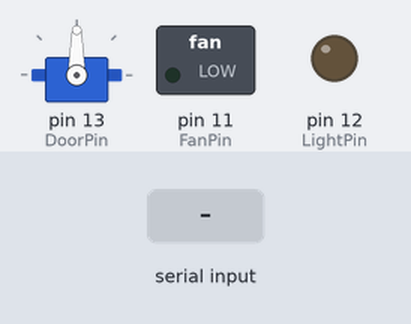
The sketch below on a simulated Arduino Uno, built with avr-gcc and run on an emulated ATmega328P. Shown: servo, switched loads named in the sketch (green lamp = pin HIGH), output pins drawn as LEDs (lit = HIGH). The test bench sets the inputs (shaded band).

Above: at 1.2 s.
1.3 s: "0" received over the second serial link
At 2.3 s:
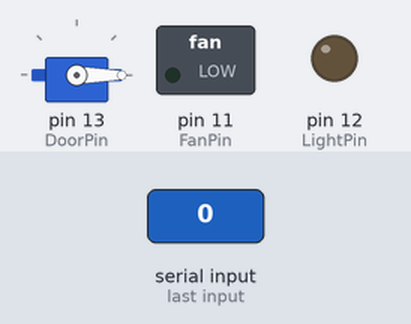
2.8 s: "2" received over the second serial link
At 3.5 s:
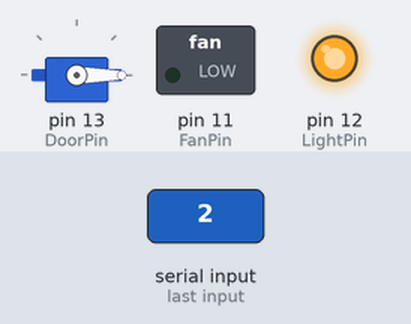
4.3 s: "1" received over the second serial link
At 4.6 s:
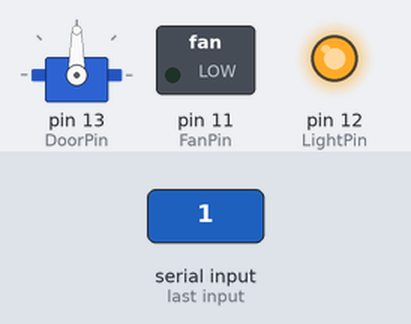
5.8 s: "4" received over the second serial link
At 7.0 s:
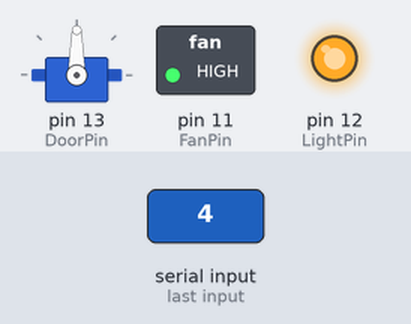
7.3 s: "3" received over the second serial link
At 8.1 s:
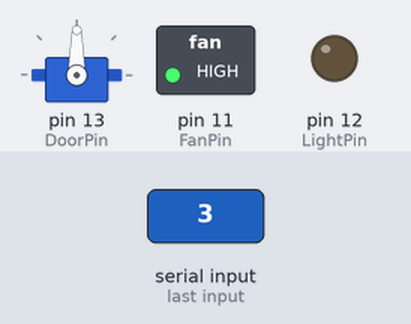
8.8 s: "5" received over the second serial link
At 9.3 s:
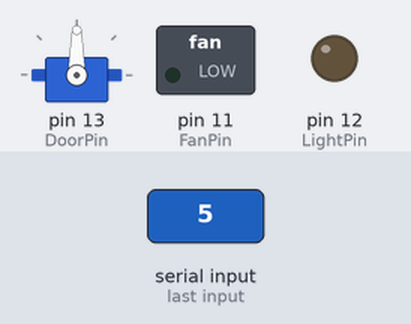
Timing chart, 0 to 11.3 s (numbered marks = the images above; inputs shaded):
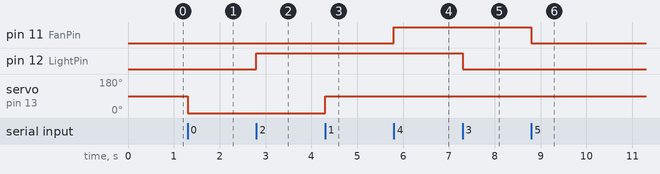

Measured:
- after the input at 1.3 s, servo on pin 13 (DoorPin): 90° → 0° at once
- after the input at 2.8 s, pin 12 (LightPin): LOW → HIGH at once
- after the input at 4.3 s, servo on pin 13 (DoorPin): 0° → 90° at once
- after the input at 5.8 s, pin 11 (FanPin): LOW → HIGH at once
- after the input at 7.3 s, pin 12 (LightPin): HIGH → LOW at once
- after the input at 8.8 s, pin 11 (FanPin): HIGH → LOW at once

The sketch:

Room.ino
```cpp
#include <SoftwareSerial.h>
#include <Servo.h>

Servo myservo;
int pos = 0;
int DoorPin = 13;
int LightPin = 12;
int FanPin = 11;

SoftwareSerial BL(0,1);

void setup() {
  // put your setup code here, to run once:
  pinMode(DoorPin, OUTPUT);
  pinMode(LightPin, OUTPUT);
  pinMode(FanPin, OUTPUT);
  BL.begin(9600);
  myservo.attach(13);
}

void loop() {
  // put your main code here, to run repeatedly:
  if (BL.available()) {
  int Received = BL.read();
  if (Received == '0')
  {
    pos = 0;
    myservo.write(pos);
    delay(100);
  }
    //digitalWrite(DoorPin, HIGH);
  else if (Received == '1')
  {
     pos = 90;
    myservo.write(pos);
    delay(100);
  }
    //digitalWrite(DoorPin, LOW);

  if (Received == '2')
    digitalWrite(LightPin, HIGH);
  else if (Received == '3')
    digitalWrite(LightPin, LOW);

  if (Received == '4')
    digitalWrite(FanPin, HIGH);
  else if (Received == '5')
    digitalWrite(FanPin, LOW);
  }
}
```
